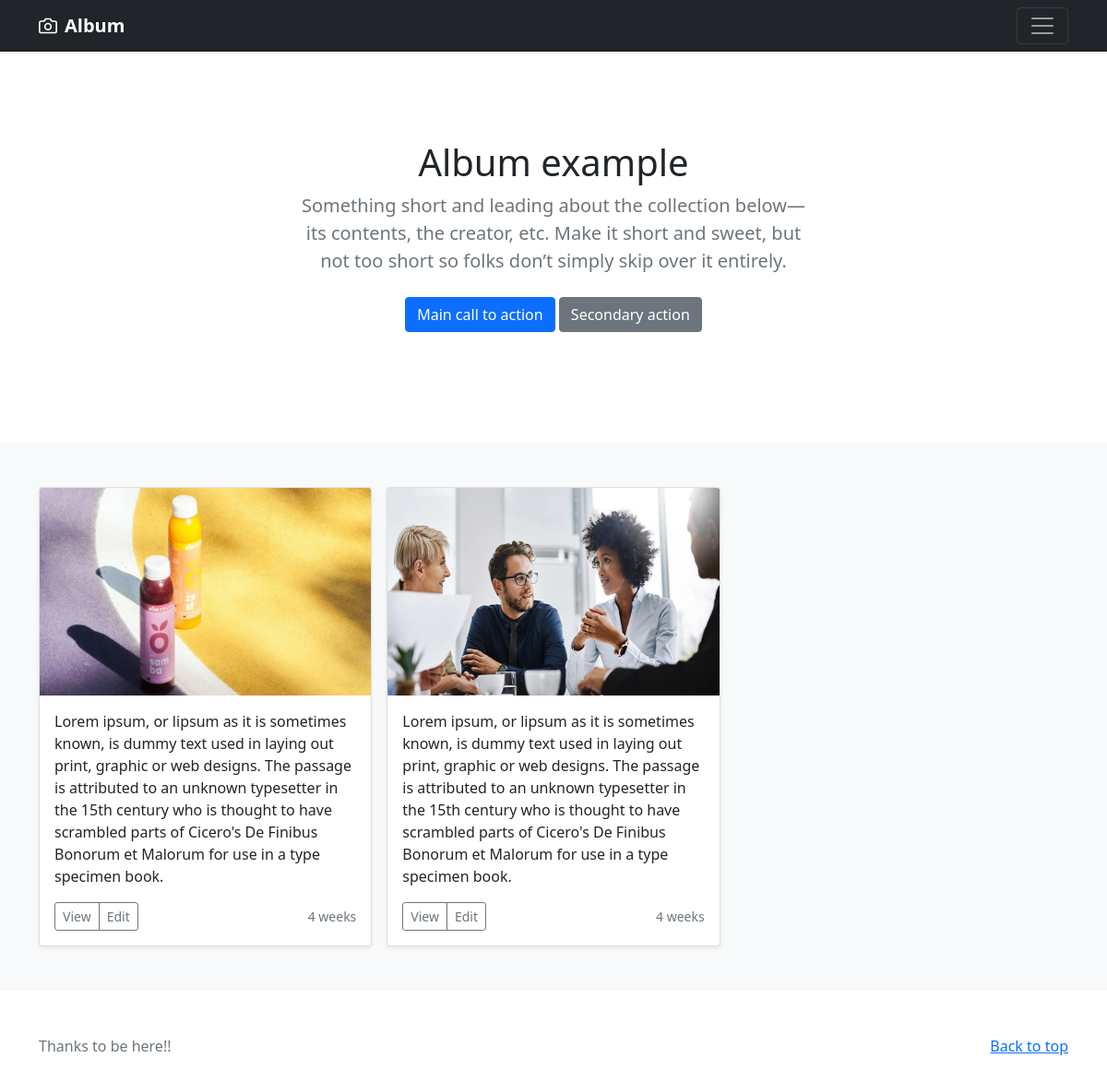
Screenshot of /album/ with the database file from the repository.
### my_album/models.py (models this page shows)
class Albums(models.Model):
    thumbnail = models.ImageField(upload_to = 'album/images/')
    discription = models.TextField()
    creation = models.DateTimeField(auto_now_add=True)

### my_album/views.py (the view)
# urls.py: path('', views.albumspage, name = 'albumspage'),
def albumspage(request):
    albums = Albums.objects.all()
    context = {
        'albums':albums
    }
    return render(request, 'album/albums.html', context)

### templates/album/albums.html (shortened to what this page needs)
{% load static %}
<!doctype html>
<html lang="en">
  <head>
<link href="{% static 'assets/dist/css/bootstrap.min.css' %}" rel="stylesheet">
  </head>
  <body>
<header>
  <div class="navbar navbar-dark bg-dark shadow-sm">
    <div class="container">
      <a href="#" class="navbar-brand d-flex align-items-center">
        <strong>Album</strong>
      </a>
      <button class="navbar-toggler" type="button" data-bs-toggle="collapse" data-bs-target="#navbarHeader" aria-controls="navbarHeader" aria-expanded="false" aria-label="Toggle navigation">
        <span class="navbar-toggler-icon"></span>
      </button>
    </div>
  </div>
</header>
<main>
  <section class="py-5 text-center container">
    <div class="row py-lg-5">
      <div class="col-lg-6 col-md-8 mx-auto">
        <h1 class="fw-light">Album example</h1>
        <p class="lead text-muted">Something short and leading about the collection below—its contents, the creator, etc. Make it short and sweet, but not too short so folks don’t simply skip over it entirely.</p>
        <p>
          <a href="#" class="btn btn-primary my-2">Main call to action</a>
          <a href="#" class="btn btn-secondary my-2">Secondary action</a>
        </p>
      </div>
    </div>
  </section>
  <div class="album py-5 bg-light">
    <div class="container">
      <div class="row row-cols-1 row-cols-sm-2 row-cols-md-3 g-3">
        {% for album in albums %}
        <div class="col">
          <div class="card shadow-sm">
            <img class="bd-placeholder-img card-img-top" width="100%" height="225" src="{{ album.thumbnail.url }}" alt="image">
            <div class="card-body">
              <p class="card-text">{{ album.discription }}</p>
              <div class="d-flex justify-content-between align-items-center">
                <div class="btn-group">
                  <button type="button" class="btn btn-sm btn-outline-secondary">View</button>
                  <button type="button" class="btn btn-sm btn-outline-secondary">Edit</button>
                </div>
                <small class="text-muted">{{ album.creation | timesince }}</small>
              </div>
            </div>
          </div>
        </div>
        {% endfor %}
      </div>
    </div>
  </div>
</main>
<footer class="text-muted py-5">
  <div class="container">
    <p class="float-end mb-1">
      <a href="#">Back to top</a>
    </p>
    <p class="mb-1">Thanks to be here!!</p>
  </div>
</footer>
  </body>
</html>

### templates/album/albums.html (style rules this page uses)
.bd-placeholder-img { font-size: 1.125rem; text-anchor: middle; -webkit-user-select: none; -moz-user-select: none; user-select: none; }

### rows the page displays
Albums: thumbnail (picture), discription "Lorem ipsum, or lipsum as it is sometimes known, is dummy text used in laying out print, graphic or web designs. The passage is attributed to an unknown typesetter in the 15th century who is thought to have scrambled parts of Cicero's De Finibus Bonorum et Malorum for use in a type specimen book.", creation "4 weeks"
Albums: thumbnail (picture), discription "Lorem ipsum, or lipsum as it is sometimes known, is dummy text used in laying out print, graphic or web designs. The passage is attributed to an unknown typesetter in the 15th century who is thought to have scrambled parts of Cicero's De Finibus Bonorum et Malorum for use in a type specimen book.", creation "4 weeks"
